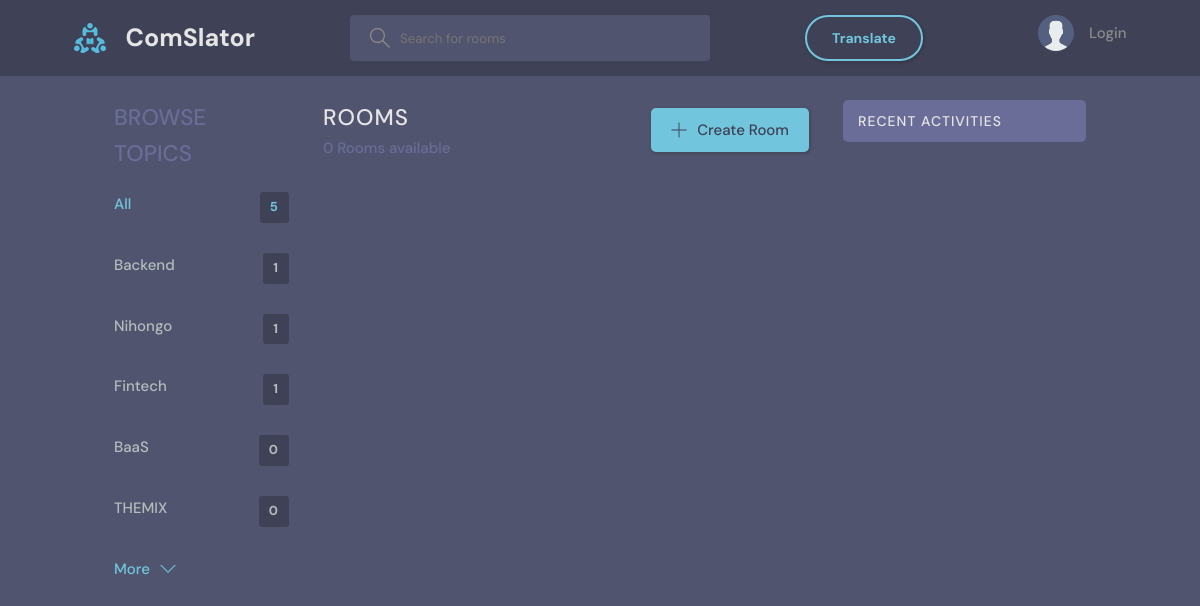
/?q=BaaS, run on the app's committed database.
### base/models.py (models this page shows, shortened)
class Topic(models.Model):
    name = models.CharField(max_length=200)

### base/views.py (the view)
# urls.py: path('', views.home, name="home"),
def home(request):
    q = request.GET.get('q') if request.GET.get('q') != None else ''
    rooms = Room.objects.filter(
        Q(topic__name__icontains=q) |
        Q(name__icontains=q) |
        Q(description__icontains=q)
    )
    topics = Topic.objects.all()[0:5]
    room_count = rooms.count()
    room_messages = Message.objects.filter(
        Q(room__topic__name__icontains=q))[0:3]
    context = {'rooms': rooms, 'topics': topics,
               'room_count': room_count, 'room_messages': room_messages}
    return render(request, 'base/home.html', context)

### base/templates/base/home.html (shortened to what this page needs)
{% extends 'main.html' %}
{% block content %}
<main class="layout layout--3">
  <div class="container">
    {% include 'base/topics_component.html' %}
    <div class="roomList">
      <div class="roomList__header">
        <div>
          <h2>Rooms</h2>
          <p>{{room_count}} Rooms available</p>
        </div>
        <a class="btn btn--main" href="{% url 'create-room' %}">
          <svg version="1.1" xmlns="http://www.w3.org/2000/svg" width="32" height="32" viewBox="0 0 32 32">
            <title>add</title>
            <path
              d="M16.943 0.943h-1.885v14.115h-14.115v1.885h14.115v14.115h1.885v-14.115h14.115v-1.885h-14.115v-14.115z">
            </path>
          </svg>
          Create Room
        </a>
      </div>
    </div>
    {% include 'base/activity_component.html' %}
  </div>
</main>
{% endblock %}

### base/templates/base/topics_component.html
<div class="topics">
    <div class="topics__header">
        <h2>Browse Topics</h2>
    </div>
    <ul class="topics__list">
        <li>
            <a href="{% url 'home' %}" class="active">All <span>{{topics.count}}</span></a>
        </li>
        {% for topic in topics %}
        <li>
            <a href="{% url 'home' %}?q={{topic.name}}">{{topic.name}}<span>{{topic.room_set.all.count}}</span></a>
        </li>
        {% endfor %}
    </ul>
    <a class="btn btn--link" href="{% url 'topics' %}">
        More
        <svg version="1.1" xmlns="http://www.w3.org/2000/svg" width="32" height="32" viewBox="0 0 32 32">
            <title>chevron-down</title>
            <path d="M16 21l-13-13h-3l16 16 16-16h-3l-13 13z"></path>
        </svg>
    </a>
</div>

### static/styles/style.css (style rules this page uses)
:root { --color-main: #71c6dd; --color-main-light: #e1f6fb; --color-dark: #3f4156; --color-dark-medium: #51546e; --color-dark-light: #696d97; --color-light: #e5e5e5; --color-gray: #8b8b8b; --color-light-gray: #b2bdbd; --color-bg: #2d2d39; --color-success: #5dd693; --color-error: #fc4b0b; }
* { font-family: "DM Sans", -apple-system, BlinkMacSystemFont, "Segoe UI", Roboto, Oxygen, Ubuntu, Cantarell, "Open Sans", "Helvetica Neue", sans-serif; margin: 0; padding: 0; box-sizing: border-box; text-rendering: optimizeLegibility; }
html { font-size: 56.25%; }
@media only screen and (min-width: 1200px) { html { font-size: 62.5%; } }
body { line-height: 1.6; font-weight: 400; font-size: 1.5rem; color: var(--color-light-gray); background-color: var(--color-bg); min-height: 100vh; }
a { display: inline-block; color: var(--color-main); text-decoration: none; }
.container { max-width: 120rem; width: 90%; margin: auto; }
.btn { background-color: transparent; border: none; display: inline-flex; align-items: center; gap: 1rem; cursor: pointer; transition: all ease-in-out 0.3s; padding: 1rem 2rem; border-radius: 5px; box-shadow: 1px 1px 3px 1px rgba(0, 0, 0, 0.15); font-weight: 500; }
.btn--link { border-radius: 0; padding: 0; color: var(--color-main); box-shadow: none; }
.btn--main { background-color: var(--color-main); color: var(--color-dark); }
.btn > svg { fill: currentColor; width: 1.6rem; height: 1.6rem; }
.layout { margin-top: 2.4rem; }
.layout > .container { display: flex; justify-content: space-between; align-items: flex-start; }
.layout--3 > .container > div:first-child { flex-basis: 18%; max-width: 22.5rem; }
.layout--3 > .container > div:nth-child(2) { flex-basis: 50%; }
.topics__header { margin-bottom: 2rem; }
.topics__header h2 { text-transform: uppercase; font-weight: 500; color: var(--color-dark-light); }
.topics__list { list-style: none; }
.topics__list li a { display: flex; justify-content: space-between; margin-bottom: 3rem; font-weight: 500; color: var(--color-light-gray); transition: all 0.3s ease-in-out; }
.topics__list li a.active, .topics__list li a:hover { color: var(--color-main); }
.topics__list li a span { padding: 0.5rem 1rem; background-color: var(--color-dark); border-radius: 3px; font-size: 1.3rem; font-weight: 700; letter-spacing: 1px; }
.roomList__header { display: flex; justify-content: space-between; align-items: center; margin-bottom: 2.4rem; }
.roomList__header h2 { text-transform: uppercase; font-weight: 500; color: var(--color-light); letter-spacing: 1px; }
.roomList__header p { font-weight: 500; color: var(--color-dark-light); }

### static/styles/style1.css (style rules this page uses)
body { margin: 0; padding: 0; background-color: #51546e; color: #e1f6fb; font-family: "DM Sans", -apple-system, BlinkMacSystemFont, "Segoe UI", Roboto, Oxygen, Ubuntu, Cantarell, "Open Sans", "Helvetica Neue", sans-serif; }
main { width: 1400px; margin: 0 auto; height: 75vh; }
@media screen and (max-width: 1400px) { main { width: 90%; margin: 0 auto; } }

### data on the page
Topic: name "Backend", room_set.all.count "1"
Topic: name "Nihongo", room_set.all.count "1"
Topic: name "Fintech", room_set.all.count "1"
Topic: name "BaaS", room_set.all.count "0"
Topic: name "THEMIX", room_set.all.count "0"

### other printed values
{{ topics.count }} "5"
{{ room_count }} "0"
